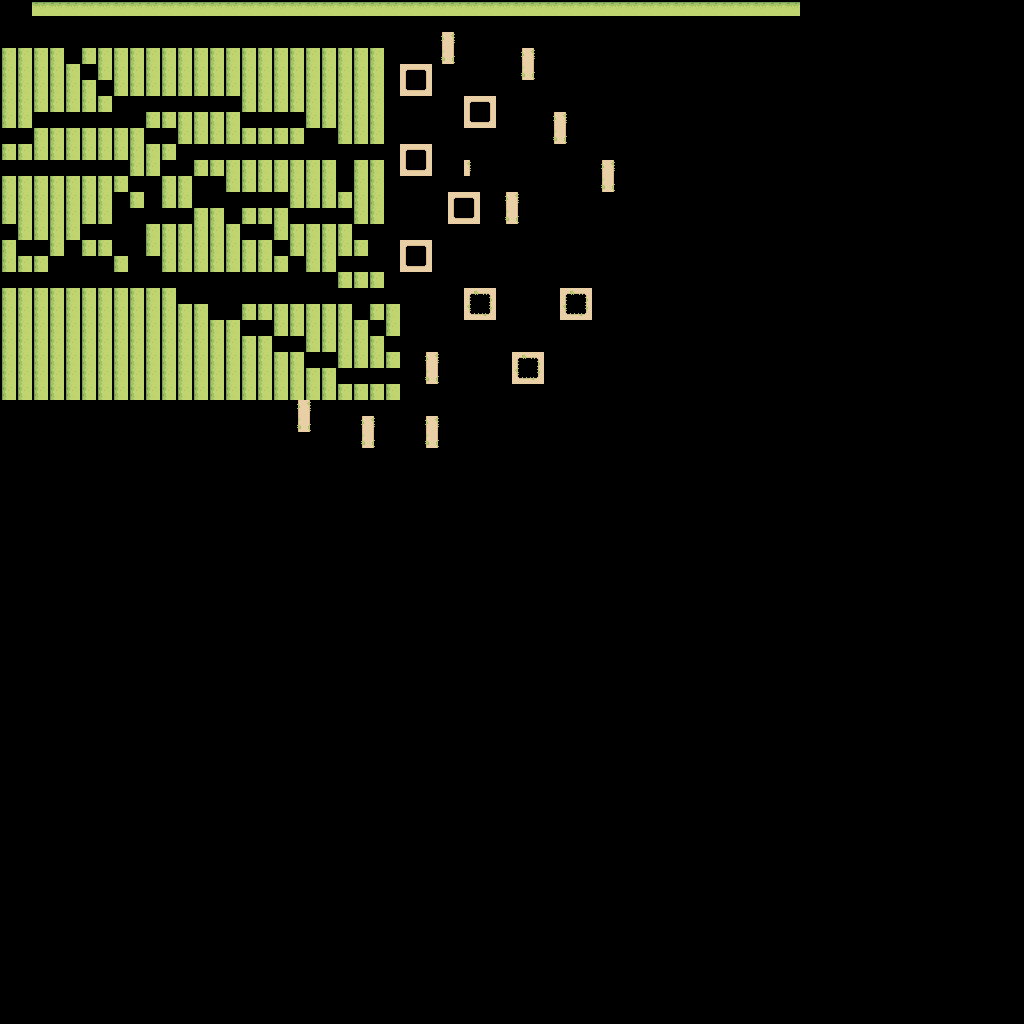

Below is a game level as drawn by its tile map, then a one-line description and the .tmx that defines it (tile-layer data replaced by summaries):
An orthogonal 64x64 tile map with 16x16 px tiles, 1 tile layer (Tile Layer 1), 2 tilesets.

<map version="1.10" tiledversion="1.10.2" orientation="orthogonal" renderorder="right-down" width="64" height="64" tilewidth="16" tileheight="16" infinite="0" nextlayerid="2" nextobjectid="1">
 <tileset firstgid="1" name="Grass" tilewidth="16" tileheight="16" tilecount="77" columns="11">
  <image source="Grass.png" width="176" height="112" />
  <tile id="1" />
  <tile id="0" />
  <tile id="2" />
  <tile id="3" />
  <tile id="4" />
  <tile id="5" />
  <tile id="6" />
  <tile id="7" />
  <tile id="8" />
  <tile id="9" />
  <tile id="10" />
  <tile id="11" />
  <tile id="12" />
  <tile id="13" />
  <tile id="14" />
  <tile id="15" />
  <tile id="16" />
  <tile id="17" />
  <tile id="18" />
  <tile id="19" />
  <tile id="20" />
  <tile id="21" />
  <tile id="22" />
  <tile id="23" />
  <tile id="24" />
  <tile id="25" />
  <tile id="26" />
  <tile id="27" />
  <tile id="28" />
  <tile id="29" />
  <tile id="30" />
  <tile id="31" />
  <tile id="32" />
  <tile id="33" />
  <tile id="34" />
  <tile id="35" />
  <tile id="36" />
  <tile id="37" />
  <tile id="38" />
  <tile id="39" />
  <tile id="40" />
  <tile id="41" />
  <tile id="42" />
  <tile id="43" />
  <tile id="44" />
  <tile id="45" />
  <tile id="46" />
  <tile id="47" />
  <tile id="48" />
  <tile id="49" />
  <tile id="50" />
  <tile id="51" />
  <tile id="52" />
  <tile id="53" />
  <tile id="54" />
  <tile id="55" />
  <tile id="56" />
  <tile id="57" />
  <tile id="58" />
  <tile id="59" />
  <tile id="60" />
  <tile id="61" />
  <tile id="62" />
  <tile id="63" />
  <tile id="64" />
  <tile id="65" />
  <tile id="66" />
  <tile id="67" />
  <tile id="68" />
  <tile id="69" />
  <tile id="70" />
  <tile id="71" />
  <tile id="72" />
  <tile id="73" />
  <tile id="74" />
  <tile id="75" />
  <tile id="76" />
 </tileset>
 <tileset firstgid="78" source="Dirt.tsx" />
 <layer id="1" name="Tile Layer 1" width="64" height="64">
  <data>[4096 cells, 501 non-empty, 14 distinct tile ids]</data>
 </layer>
</map>
